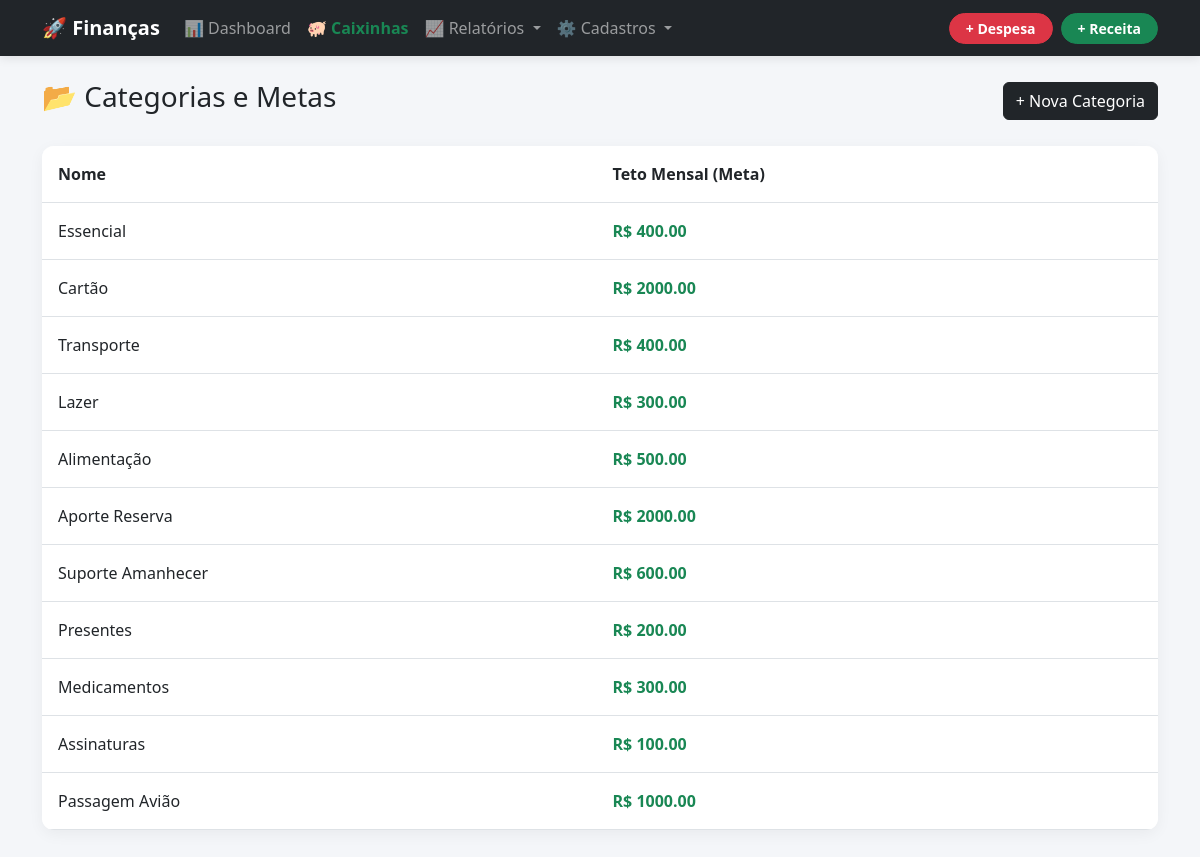
Page /categorias/ on the committed database.
### finance/models.py (models this page shows, shortened)
class Categoria(models.Model):
    nome = models.CharField(max_length=50)
    teto_mensal = models.DecimalField(max_digits=10, decimal_places=2, default=0.00)

### finance/views.py (the view)
# urls.py: path('categorias/', views.gerenciar_categorias, name='gerenciar_categorias'),
def gerenciar_categorias(request):
    categorias = Categoria.objects.all()
    return render(request, 'lista_categorias.html', {'categorias': categorias})

### finance/templates/lista_categorias.html
{% extends 'base.html' %}
{% block content %}
<div class="d-flex justify-content-between align-items-center mb-4">
    <h3>📂 Categorias e Metas</h3>
    <a href="{% url 'nova_categoria' %}" class="btn btn-dark">+ Nova Categoria</a>
</div>
<div class="card card-custom p-0 overflow-hidden">
    <table class="table table-hover mb-0">
        <thead class="bg-light">
            <tr>
                <th class="p-3">Nome</th>
                <th class="p-3">Teto Mensal (Meta)</th>
            </tr>
        </thead>
        <tbody>
            {% for cat in categorias %}
            <tr>
                <td class="p-3">{{ cat.nome }}</td>
                <td class="p-3 fw-bold text-success">R$ {{ cat.teto_mensal }}</td>
            </tr>
            {% empty %}
            <tr><td colspan="2" class="p-3 text-center">Nenhuma categoria cadastrada.</td></tr>
            {% endfor %}
        </tbody>
    </table>
</div>
{% endblock %}

### finance/templates/base.html (style rules this page uses)
body { background-color: #f4f6f9; font-family: 'Segoe UI', sans-serif; }
.card-custom { border: none; border-radius: 12px; box-shadow: 0 4px 15px rgba(0,0,0,0.05); }

### rows in the picture
Categoria: nome "Essencial", teto_mensal "400.00"
Categoria: nome "Cartão", teto_mensal "2000.00"
Categoria: nome "Transporte", teto_mensal "400.00"
Categoria: nome "Lazer", teto_mensal "300.00"
Categoria: nome "Alimentação", teto_mensal "500.00"
Categoria: nome "Aporte Reserva", teto_mensal "2000.00"
Categoria: nome "Suporte Amanhecer", teto_mensal "600.00"
Categoria: nome "Presentes", teto_mensal "200.00"
Categoria: nome "Medicamentos", teto_mensal "300.00"
Categoria: nome "Assinaturas", teto_mensal "100.00"
Categoria: nome "Passagem Avião", teto_mensal "1000.00"
